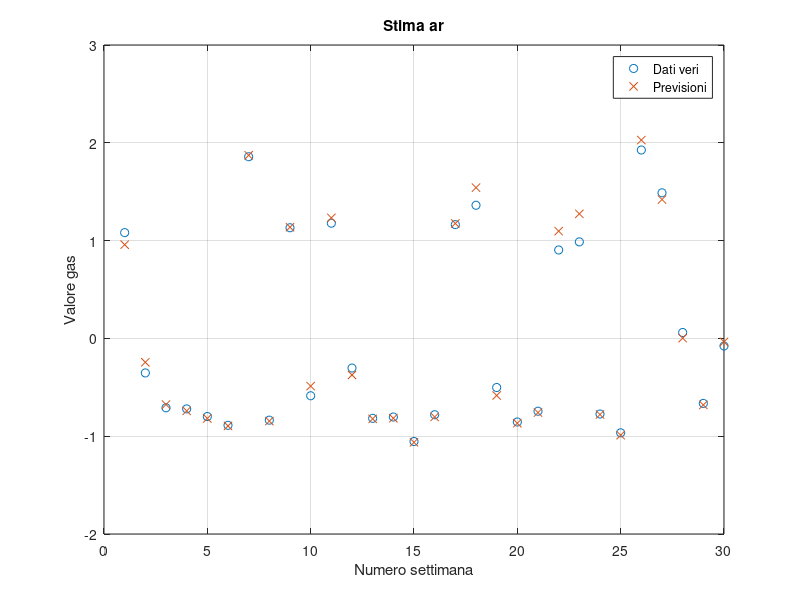
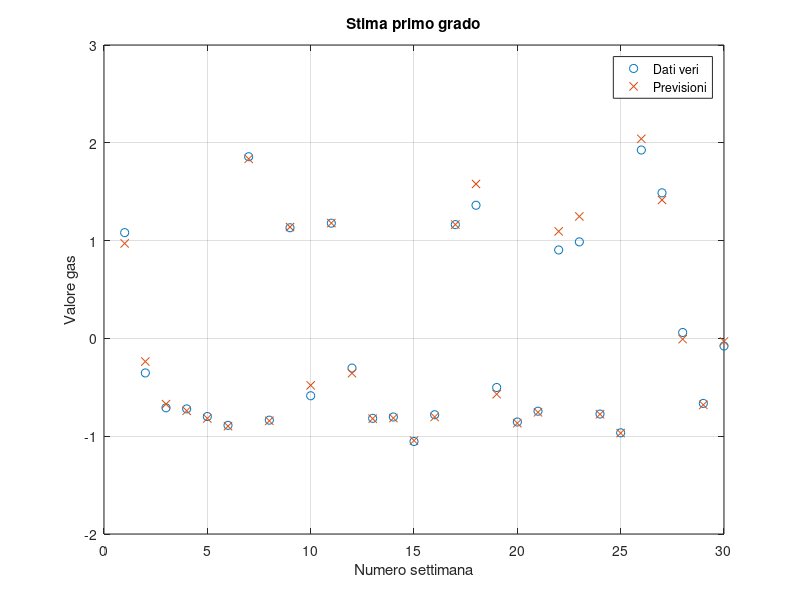
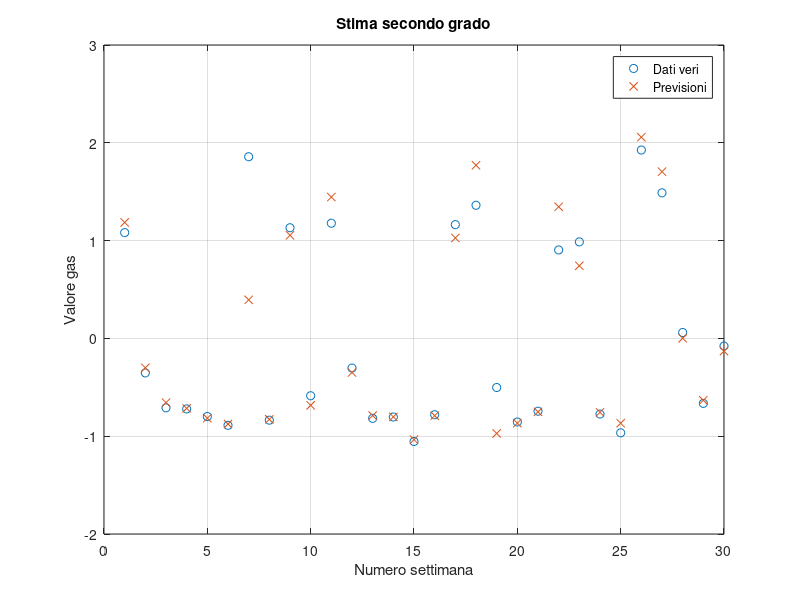
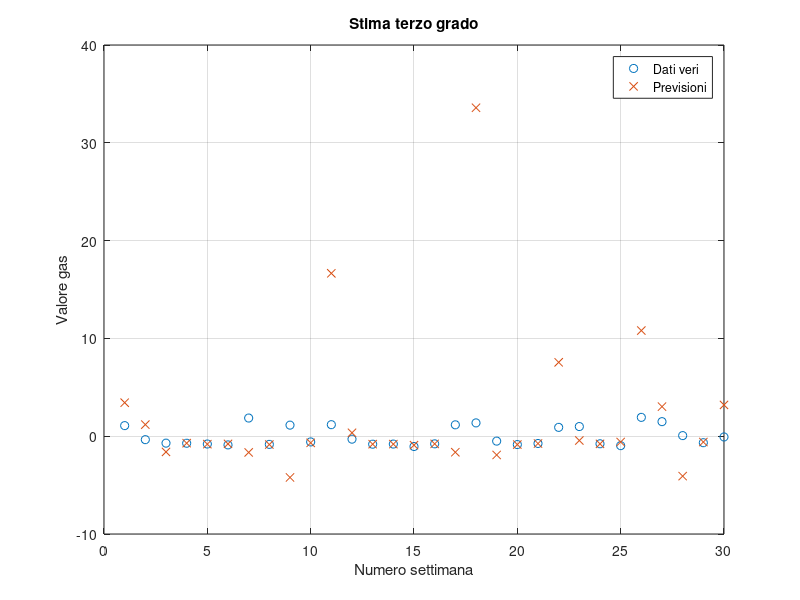

The MATLAB script that drew these images, in order:
clc 
clear
close all 

load outputIdentificazione.mat
load deviazione.mat
load media.mat
load inputIdentificazione.mat

load outputValidazione.mat
load inputValidazione.mat
%%
[row_identificazione, column_identificazione] = size(inputIdentificazione);
[row_validazione, column_validazione] = size(outputValidazione);

numeroSettimaneDellaPhi = row_identificazione;
numeroVariabili = 7; % ovvero 7 giorni

%% blocco da 1
gradoDesiderato = 2;
phi_blocchiDaUno_2grado = ones(numeroSettimaneDellaPhi, numeroVariabili * gradoDesiderato);
phi_linear = [ones(row_identificazione, 1), inputIdentificazione];

k = 1;
for i= 1 : gradoDesiderato % la i serve a fare le potenze
    for j= 1 : numeroVariabili % mi aiuta a tener conto delle posizioni
        vect = phi_linear(:, j+1); % il +1 esclude il primo vettore di soli uni
        phi_blocchiDaUno_2grado(:, k) = vect.^i;
        k = k + 1;
    end
end

%% blocco da 2 pari

phi_bloccoDaDuePrimo_2grado = ones(numeroSettimaneDellaPhi,1); % giusto per ricordarmi che sono tot settimane
vect = 0;
k = 1;
for i= 1 : numeroVariabili
    for j= i+1 : numeroVariabili
        for z= 2: gradoDesiderato 
            if(mod(z, 2) == 0)
                vect = (phi_linear(:, i+1).^(z/2)).* phi_linear(:, j+1).^(z/2); 
                phi_bloccoDaDuePrimo_2grado(:, k) = vect;
                k = k+1;
            end
        end
    end
end

%% blocco da 1 
gradoDesiderato = 3;

phi_blocchiDaUno_3grado = ones(numeroSettimaneDellaPhi, numeroVariabili * gradoDesiderato);

numeroVariabili = 7; % ovvero 7 variabili

k = 1;
for i= 1 : gradoDesiderato % la i serve a fare le potenze
    for j= 1 : numeroVariabili % mi aiuta a tener conto delle posizioni
        vect = phi_linear(:, j+1); % il +1 esclude il primo vettore di soli uni
        phi_blocchiDaUno_3grado(:, k) = vect.^i;
        k = k + 1;
    end
end

%% blocco da 2 pari

phi_bloccoDaDuePrimo_3grado = ones(numeroSettimaneDellaPhi,1); % giusto per ricordarmi che sono tot settimane
vect = 0;
k = 1;
for i= 1 : numeroVariabili
    for j= i+1 : numeroVariabili
        for z= 2: gradoDesiderato 
            if(mod(z, 2) == 0)
                vect = (phi_linear(:, i+1).^(z/2)).* phi_linear(:, j+1).^(z/2); 
                phi_bloccoDaDuePrimo_3grado(:, k) = vect;
                k = k+1;
            end
        end
    end
end

%% blocco da 2 dispari

phi_bloccoDaDueSecondo_3grado = ones(numeroSettimaneDellaPhi, 1);
c = 1;
for a= 1 : numeroVariabili
    for b= 1 : numeroVariabili
        if(a ~= b)
           for k= 1 : gradoDesiderato % da controllare con un if
                for j= k+1 : gradoDesiderato
                    %disp(j)
                    if(k+j <= gradoDesiderato)
                        vect = (phi_linear(:, a).^j).* phi_linear(:, b).^ k;
                        phi_bloccoDaDueSecondo_3grado(:, c) = vect;
                        c = c + 1;
                    end
                end
           end
        end
    end
end

phi_bloccoDaDue_3grado = [phi_bloccoDaDuePrimo_3grado, phi_bloccoDaDueSecondo_3grado];

%% blocco da 3

phi_bloccoDaTrePrimo_3grado = ones(numeroSettimaneDellaPhi,1); % giusto per ricordarmi che sono tot settimane
vect = 0;
k = 1;
for a= 1 : numeroVariabili
    for b= a+1 : numeroVariabili
        for c= b+1 : numeroVariabili
           
            for z= 3: gradoDesiderato 
                if(mod(z, 3) == 0)
                    vect = (phi_linear(:, a+1).^(z/3)).* (phi_linear(:, b+1).^(z/3)).* phi_linear(:, c+1).^(z/3); 
                    phi_bloccoDaTrePrimo_3grado(:, k) = vect;
                    k = k+1;
                end
            end
            
        end
    end
end

%% blocco da 1 validazione
gradoDesiderato = 2;
phi_blocchiDaUno_2grado_val = ones(row_validazione, numeroVariabili * gradoDesiderato);

numeroVariabili = 7; % ovvero 7 variabili
phi_linear = [ones(row_validazione, 1), inputValidazione];

k = 1;
for i= 1 : gradoDesiderato % la i serve a fare le potenze
    for j= 1 : numeroVariabili % mi aiuta a tener conto delle posizioni
        vect = phi_linear(:, j+1); % il +1 esclude il primo vettore di soli uni
        phi_blocchiDaUno_2grado_val(:, k) = vect.^i;
        k = k + 1;
    end
end

%% blocco da 2 pari validazione

phi_bloccoDaDuePrimo_2grado_val = ones(row_validazione,1); % giusto per ricordarmi che sono tot settimane
vect = 0;
k = 1;
for i= 1 : numeroVariabili
    for j= i+1 : numeroVariabili
        for z= 2: gradoDesiderato 
            if(mod(z, 2) == 0)
                vect = (phi_linear(:, i+1).^(z/2)).* phi_linear(:, j+1).^(z/2); 
                phi_bloccoDaDuePrimo_2grado_val(:, k) = vect;
                k = k+1;
            end
        end
    end
end

%% blocco da 1 validazione
gradoDesiderato = 3;

numeroVariabili = 7; % ovvero 7 variabili
phi_linear = [ones(row_validazione, 1), inputValidazione];
phi_blocchiDaUno_3grado_val = ones(row_validazione, numeroVariabili * gradoDesiderato);

k = 1;
for i= 1 : gradoDesiderato % la i serve a fare le potenze
    for j= 1 : numeroVariabili % mi aiuta a tener conto delle posizioni
        vect = phi_linear(:, j+1); % il +1 esclude il primo vettore di soli uni
        phi_blocchiDaUno_3grado_val(:, k) = vect.^i;
        k = k + 1;
    end
end

%% blocco da 2 pari validazione

phi_bloccoDaDuePrimo_3grado_val = ones(row_validazione,1); % giusto per ricordarmi che sono tot settimane
vect = 0;
k = 1;
for i= 1 : numeroVariabili
    for j= i+1 : numeroVariabili
        for z= 2: gradoDesiderato 
            if(mod(z, 2) == 0)
                vect = (phi_linear(:, i+1).^(z/2)).* phi_linear(:, j+1).^(z/2); 
                phi_bloccoDaDuePrimo_3grado_val(:, k) = vect;
                k = k+1;
            end
        end
    end
end

%% blocco da 2 dispari validazione

phi_bloccoDaDueSecondo_3grado_val = ones(row_validazione, 1);
c = 1;
contatore = 0;
for a= 1 : numeroVariabili
    for b= 1 : numeroVariabili
        if(a ~= b)
           for k= 1 : gradoDesiderato % da controllare con un if
                for j= k+1 : gradoDesiderato
                    %disp(j)
                    if(k+j <= gradoDesiderato)
                        vect = (phi_linear(:, a).^j).* phi_linear(:, b).^ k;
                        phi_bloccoDaDueSecondo_3grado_val(:, c) = vect;
                        c = c + 1;
                        contatore = contatore + 1;
                    end
                end
           end
        end
    end
end
disp(contatore)
phi_bloccoDaDue_3grado_val = [phi_bloccoDaDuePrimo_3grado_val, phi_bloccoDaDueSecondo_3grado_val];

%% blocco da 3 validazione

phi_bloccoDaTrePrimo_3grado_val = ones(row_validazione,1); % giusto per ricordarmi che sono tot settimane
vect = 0;
k = 1;
for a= 1 : numeroVariabili
    for b= a+1 : numeroVariabili
        for c= b+1 : numeroVariabili
           
            for z= 3: gradoDesiderato 
                if(mod(z, 3) == 0)
                    vect = (phi_linear(:, a+1).^(z/3)).* (phi_linear(:, b+1).^(z/3)).* phi_linear(:, c+1).^(z/3); 
                    phi_bloccoDaTrePrimo_3grado_val(:, k) = vect;
                    k = k+1;
                end
            end
            
        end
    end
end


%%

X_vect_val = 1:row_validazione;

phi_validazione_ar = inputValidazione;
phi_validazione_1 = [ones(row_validazione, 1), inputValidazione];
phi_validazione_2 = [ones(row_validazione, 1), phi_blocchiDaUno_2grado_val, phi_bloccoDaDuePrimo_2grado_val];
phi_validazione_3 = [ones(row_validazione, 1), phi_blocchiDaUno_3grado_val, phi_bloccoDaDue_3grado_val, phi_bloccoDaTrePrimo_3grado_val];

phi_linear_ar = inputIdentificazione;
phi_linear_1 = [ones(row_identificazione, 1), inputIdentificazione];
phi_linear_2 = [ones(row_identificazione, 1), phi_blocchiDaUno_2grado, phi_bloccoDaDuePrimo_2grado];
phi_linear_3 = [ones(row_identificazione, 1), phi_blocchiDaUno_3grado, phi_bloccoDaDue_3grado, phi_bloccoDaTrePrimo_3grado];

[theta_ar, std_ar] = lscov(phi_linear_ar, outputIdentificazione);
[theta_1, std_1] = lscov(phi_linear_1, outputIdentificazione);
[theta_2, std_2] = lscov(phi_linear_2, outputIdentificazione);
[theta_3, std_3] = lscov(phi_linear_3, outputIdentificazione);

model_gasST_group = [theta_1, std_1];

ordinataStimata_ar = phi_validazione_ar * theta_ar;
ordinataStimata_1 = phi_validazione_1 * theta_1;
ordinataStimata_2 = phi_validazione_2 * theta_2;
ordinataStimata_3 = phi_validazione_3 * theta_3;

figure(1)
plot(X_vect_val, outputValidazione, 'o');
hold on
grid on
plot(X_vect_val, ordinataStimata_ar, 'x');
legend('Dati veri', 'Previsioni')
title('Stima ar')
xlabel('Numero settimana')
ylabel('Valore gas')

figure(2)
xlabel('Numero settimana')
ylabel('Valore gas')
plot(X_vect_val, outputValidazione, 'o');
hold on
grid on
plot(X_vect_val, ordinataStimata_1, 'x');
legend('Dati veri', 'Previsioni')
title('Stima primo grado')
xlabel('Numero settimana')
ylabel('Valore gas')

figure(3)
plot(X_vect_val, outputValidazione, 'o');
hold on
grid on
plot(X_vect_val, ordinataStimata_2, 'x');
legend('Dati veri', 'Previsioni')
title('Stima secondo grado')
xlabel('Numero settimana')
ylabel('Valore gas')

figure(4)
plot(X_vect_val, outputValidazione, 'o');
hold on
grid on
plot(X_vect_val, ordinataStimata_3, 'x');
legend('Dati veri', 'Previsioni')
title('Stima terzo grado')
xlabel('Numero settimana')
ylabel('Valore gas')

%% calcolo dei vari SSR ed MSE in identificazione
ordinataIdentificazione_ar = phi_linear_ar * theta_ar;
ordinataIdentificazione_1 = phi_linear_1 * theta_1;
ordinataIdentificazione_2 = phi_linear_2 * theta_2;
ordinataIdentificazione_3 = phi_linear_3 * theta_3;

residui_ar_identificazione = outputIdentificazione  - ordinataIdentificazione_ar; 
residui_1_identificazione = outputIdentificazione  - ordinataIdentificazione_1;
residui_2_identificazione = outputIdentificazione  - ordinataIdentificazione_2;
residui_3_identificazione = outputIdentificazione  - ordinataIdentificazione_3;

SSR_ar_identificazione = sum(residui_ar_identificazione.^2);
SSR_1_identificazione = sum(residui_1_identificazione.^2);
SSR_2_identificazione = sum(residui_2_identificazione.^2);
SSR_3_identificazione = sum(residui_3_identificazione.^2);

%% calcolo dei vari SSR ed MSE in validazione

residui_ar = outputValidazione - ordinataStimata_ar;
residui_quadrato_ar = residui_ar.^2;
SSR_ar = sum(residui_quadrato_ar);

residui_1 = outputValidazione - ordinataStimata_1;
residui_quadrato_1 = residui_1.^2;
SSR_1 = sum(residui_quadrato_1);
 
residui_2 = outputValidazione - ordinataStimata_2;
residui_quadrato_2 = residui_2.^2;
SSR_2 = sum(residui_quadrato_2);

residui_3 = outputValidazione - ordinataStimata_3;
residui_quadrato_3 = residui_3.^2;
SSR_3 = sum(residui_quadrato_3);

residui_ar_max = max(abs(residui_ar));
residui_1_max = max(abs(residui_1));
residui_2_max = max(abs(residui_2));
residui_3_max = max(abs(residui_3));

diff = outputValidazione - ordinataStimata_ar;
MSE_ar = mean(diff.^2);
diff = outputValidazione - ordinataStimata_1;
MSE_1 = mean(diff.^2);
diff = outputValidazione - ordinataStimata_2;
MSE_2 = mean(diff.^2);
diff = outputValidazione - ordinataStimata_3;
MSE_3 = mean(diff.^2);

%% intervalli di confidenza

[row_theta, column_theta] = size(theta_1);
n_meno_q = row_identificazione - row_theta;

t_critic = tinv(0.95, n_meno_q);

confInt = [(theta_1 - t_critic * std_1), (theta_1 + t_critic * std_1)];







